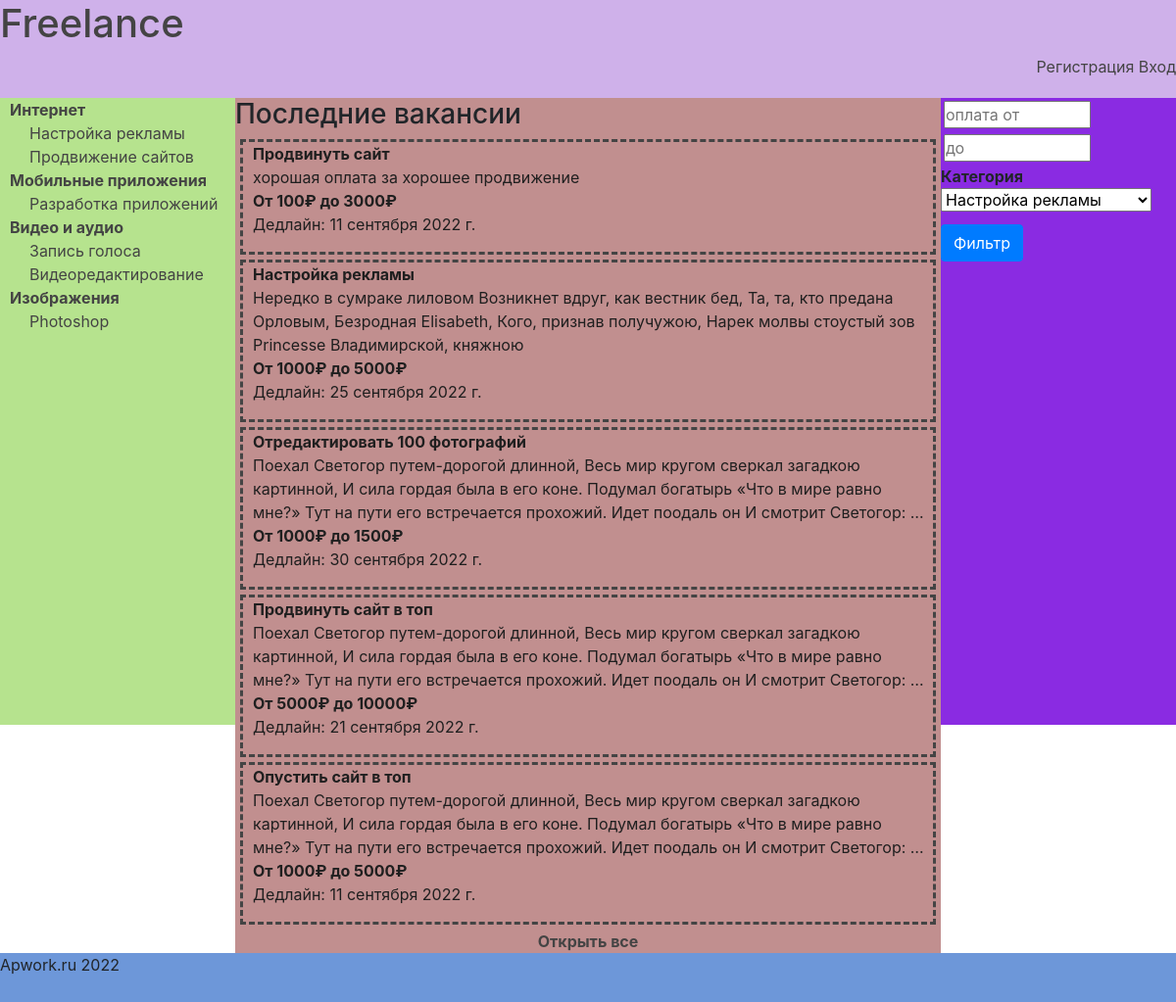
The page / on the database its author committed.
### main/models.py (models this page shows, shortened)
class SubCategory(models.Model):
    tittle_sub_cat = models.CharField(max_length=50, verbose_name='Подкатегория')
    category = models.ForeignKey('Category', on_delete=models.PROTECT, verbose_name='Категория')
    slug_sub_cat = models.SlugField(unique=True, verbose_name='URL', max_length=150, primary_key=True)
    class Meta:
        verbose_name = 'Подкатегория'
        verbose_name_plural = 'Подкатегории'

class Category(models.Model):
    title_cat = models.CharField(max_length=50, verbose_name='Категория')
    slug_cat = models.SlugField(unique=True, verbose_name='URL', max_length=100)
    class Meta:
        verbose_name = 'Категория'
        verbose_name_plural = 'Категории'

class Job(models.Model):
    title = models.CharField(max_length=150, verbose_name='Название')
    description = models.TextField(max_length=2000, verbose_name='Описание')
    expired_date = models.DateField(help_text='Необходимо завершить до', null=True, verbose_name='Дедлайн', blank=True)
    create_date = models.DateTimeField(auto_now_add=True, verbose_name='Дата создания')
    author = models.ForeignKey(AdvUser, on_delete=models.CASCADE, verbose_name='Работодатель')
    executor = models.ForeignKey(AdvUser, on_delete=models.PROTECT, related_name='executor',
                                 null=True, verbose_name='Исполнитель')
    min_price = models.PositiveIntegerField(blank=True, verbose_name='Минимальная оплата')
    max_price = models.PositiveIntegerField(blank=False, null=False, verbose_name='Максимальная оплата')
    is_active = models.BooleanField(default=True, verbose_name='Активно')
    processing = models.BooleanField(default=False, verbose_name='В работе')
    offer = models.PositiveIntegerField(blank=True, default=0)
    category = models.ForeignKey('SubCategory', on_delete=models.PROTECT, verbose_name='Категория')
    class Meta:
        verbose_name = 'Работа'
        verbose_name_plural = 'Работа'

### main/views.py (the view)
# urls.py: path('', views.index, name='home'),
def index(request):
    context = {'form': Job.objects.all()[:5]}
    return render(request, 'basic.html', context)

### main/midlewares.py (called while the page is built)
def category_context_processor(request):
    if request.method == 'GET' or 'category' in request.POST:
        context = {'category': SubCategory.objects.all(),
                   "keyword": "",
                   'all': ""}
        return context
    else:
        return {'nothing': 'OK'}

### templates/basic.html (shortened to what this page needs)
{% load static %}
{% load bootstrap4 %}
<!doctype html>
<html lang="ru">
<head>
    <link rel="stylesheet" href="{% static 'style/style.css' %}">
    {% bootstrap_css %}
</head>
<body>
<div id="main">
    <div id="header">
        <a href="{% url 'home' %}"><h1>Freelance</h1></a>
        <ul>
            {% if request.user.is_authenticated %}
                <a href="{% url 'account' %}">
                    <li>Профиль</li>
                </a>
                <li><a href="{% url 'logout' %}">Выход</a></li>
            {% else %}
                <li><a href="{% url 'register' %}">Регистрация</a></li>
                <li><a href="{% url 'login' %}">Вход</a></li>
                </ul>
            {% endif %}
    </div>
    <div id="menu">
        {% block menu %}
            <ul>
                {% for cat in category %}
                    {% ifchanged cat.category.pk %}
                        <li><b>{{ cat.category.title_cat }}</b></li>
                    {% endifchanged %}
                    <li><a href="{% url 'job_cat_view' cat.slug_sub_cat %}">
                        {{ cat.tittle_sub_cat }}</a></li>
                {% endfor %}
            </ul>
        {% endblock %}
    </div>
    <div id="content">
        {% block content %}
            <h3>Последние вакансии</h3>
            {% include 'module/view_list_job.html' %}
            <div style="text-align: center"><b><a href="{% url 'job' %}">Открыть все</a></b></div>
        {% endblock %}
    </div>
    <div id="filter">
        {% block filter %}
            <form action="{% url 'filter' %}" method="post">
                <input type="number" class="filter-form" name="min_price" placeholder="оплата от" value="{{ min }}"/>
                <input type="number" class="filter-form" name="max_price" placeholder="до" value="{{ max }}"/>
                <strong>Категория</strong><br>
                <label>
                    <select name="category">
                        {% for cat in category %}
                            <option value="{{ cat.slug_sub_cat }}">{{ cat.tittle_sub_cat }}</option>
                        {% endfor %}
                    </select>
                </label>
                <button style="margin-top: 5px" type="submit" class="btn btn-primary">Фильтр</button>
            </form>
        {% endblock %}
    </div>
    <div id="footer">
        <p>Apwork.ru {% now "Y" %}</p>
    </div>
</div>
</body>
</html>

### templates/module/view_list_job.html
{% for f in form %}
    <div class="block-job">
        <ul>
            <a href="{% url 'job_view' f.pk %}">
                <li><strong>{{ f.title }}</strong></li>
            </a>
            <li class="text">{{ f.description }}</li>
            <li><strong>От {{ f.min_price }}₽ до {{ f.max_price }}₽</strong></li>
            <li>Дедлайн: {{ f.expired_date }}</li>
        </ul>
    </div>
{% endfor %}

### main/static/style/style.css (style rules this page uses)
* { padding: 0; margin: 0; }
#header { background-color: #cfb1ea; min-height: 100px; min-width: 300px; }
#menu { background-color: #b6e38e; min-width: 20%; min-height: 80vh; float: left; }
#menu a { padding-left: 20px }
#content { background-color: #c18f8f; min-height: 80vh; min-width: 60%; max-width: 60%; float: left; }
#footer { background-color: #6d97d9; min-width: 100px; min-height: 50px; }
#header a { text-decoration: none; color: #444444; }
#filter { min-width: 20%; background-color: blueviolet; min-height: 80vh; }
#header ul { text-align: right; }
#header li { display: inline; }
.block-job { border: 3px dashed #444444; margin: 5px; }
.block-job li { list-style-type: none; text-decoration: none; padding-left: 10px; color: #1f1f1f; }
a:any-link { color: #444444; }
li { list-style-type: none; text-decoration: none; color: #444444; }
#menu a { color: #444444; }
#menu li { padding-left: 10px; }
.filter-form { margin: 3px; width: 150px; }
.text { overflow: hidden; text-overflow: ellipsis; display: -webkit-box; -webkit-line-clamp: 3; line-clamp: 10; -webkit-box-orient: vertical; }

### rows shown on the page
SubCategory: category.title_cat "Интернет", tittle_sub_cat "Настройка рекламы"
SubCategory: tittle_sub_cat "Продвижение сайтов"
SubCategory: category.title_cat "Мобильные приложения", tittle_sub_cat "Разработка приложений"
SubCategory: category.title_cat "Видео и аудио", tittle_sub_cat "Запись голоса"
SubCategory: tittle_sub_cat "Видеоредактирование"
SubCategory: category.title_cat "Изображения", tittle_sub_cat "Photoshop"
Job: title "Продвинуть сайт", description "хорошая оплата за хорошее продвижение", min_price "100", max_price "3000", expired_date "11 сентября 2022 г."
Job: title "Настройка рекламы", description "Нередко в сумраке лиловом Возникнет вдруг, как вестник бед, Та, та, кто предана Орловым, Безродная Еlisabeth, Кого, признав получужою, Нарек молвы стоустый зов Princesse Владимирской, княжною", min_price "1000", max_price "5000", expired_date "25 сентября 2022 г."
Job: title "Отредактировать 100 фотографий", description "Поехал Светогор путем-дорогой длинной, Весь мир кругом сверкал загадкою картинной, И сила гордая была в его коне. Подумал богатырь «Что в мире равно мне?» Тут на пути его встречается прохожий. Идет поодаль он И смотрит Светогор:…", min_price "1000", max_price "1500", expired_date "30 сентября 2022 г."
Job: title "Продвинуть сайт в топ", description "Поехал Светогор путем-дорогой длинной, Весь мир кругом сверкал загадкою картинной, И сила гордая была в его коне. Подумал богатырь «Что в мире равно мне?» Тут на пути его встречается прохожий. Идет поодаль он И смотрит Светогор:…", min_price "5000", max_price "10000", expired_date "21 сентября 2022 г."
Job: title "Опустить сайт в топ", description "Поехал Светогор путем-дорогой длинной, Весь мир кругом сверкал загадкою картинной, И сила гордая была в его коне. Подумал богатырь «Что в мире равно мне?» Тут на пути его встречается прохожий. Идет поодаль он И смотрит Светогор:…", min_price "1000", max_price "5000", expired_date "11 сентября 2022 г."

### other values the page prints
form field category "Настройка рекламы"
